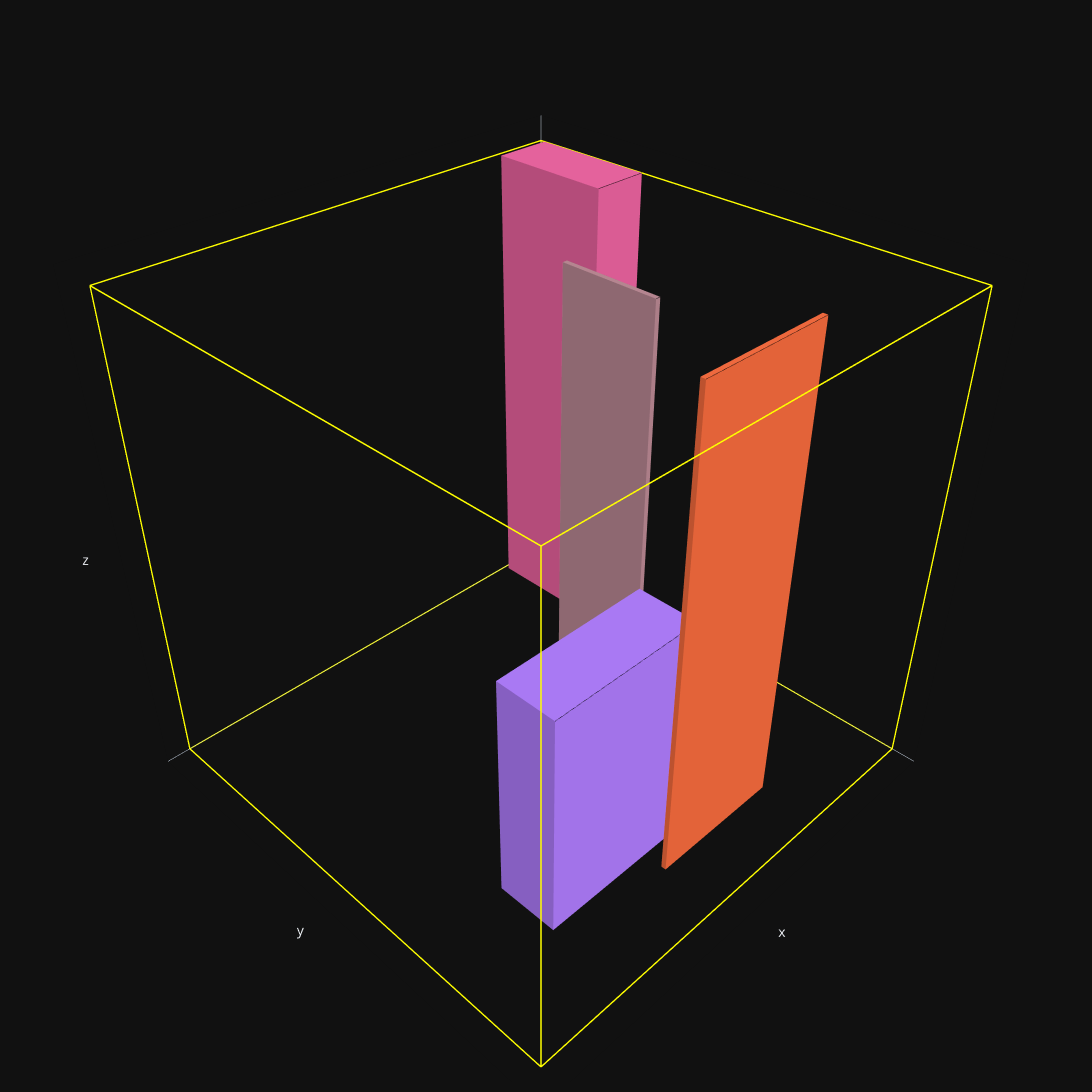

The notebook cell saved with this chart:
### Code cell
from plotly_gif import GIF
import tqdm
gif = GIF(gif_name="random_rollout2.gif", gif_path="D:\\作业\\大三上\\机器学习\\ML-proj-BPP\\gifs")

box_size,t=boxes_generator([100, 100, 100])
#Environment initialization

env = make(
        "PackingEnv-v0",
        container_size=[100, 100, 100],
        box_sizes=box_size,
        num_visible_boxes=1,
        random_boxes=True,
    )
obs = env.reset()

# Rollout of random actions
for step_num in tqdm.tqdm(range(80)):

    action_mask = env.action_masks()
    action = env.action_space.sample(mask=action_mask)
    obs, reward, done, info = env.step(action)
    if done:
        break

print(len(env.initial_boxes))
print(len(env.container.boxes))
fig = env.container.plot()
fig.show()

### Figure 1 — Plotly figure (JSON) as saved in the notebook; plotly's stock layout.template omitted (floating-point values rounded to 4 significant figures)
{"data": [{"line": {"color": "yellow", "width": 3}, "mode": "lines", "type": "scatter3d", "x": [0, 100], "y": [0, 0], "z": [0, 0]}, {"line": {"color": "yellow", "width": 3}, "mode": "lines", "type": "scatter3d", "x": [0, 0], "y": [0, 100], "z": [0, 0]}, {"line": {"color": "yellow", "width": 3}, "mode": "lines", "type": "scatter3d", "x": [0, 0], "y": [0, 0], "z": [0, 100]}, {"line": {"color": "yellow", "width": 3}, "mode": "lines", "type": "scatter3d", "x": [100, 100], "y": [0, 100], "z": [0, 0]}, {"line": {"color": "yellow", "width": 3}, "mode": "lines", "type": "scatter3d", "x": [100, 100], "y": [0, 0], "z": [0, 100]}, {"line": {"color": "yellow", "width": 3}, "mode": "lines", "type": "scatter3d", "x": [0, 100], "y": [100, 100], "z": [0, 0]}, {"line": {"color": "yellow", "width": 3}, "mode": "lines", "type": "scatter3d", "x": [0, 0], "y": [100, 100], "z": [0, 100]}, {"line": {"color": "yellow", "width": 3}, "mode": "lines", "type": "scatter3d", "x": [100, 100], "y": [100, 100], "z": [0, 100]}, {"line": {"color": "yellow", "width": 3}, "mode": "lines", "type": "scatter3d", "x": [0, 100], "y": [0, 0], "z": [100, 100]}, {"line": {"color": "yellow", "width": 3}, "mode": "lines", "type": "scatter3d", "x": [0, 0], "y": [0, 100], "z": [100, 100]}, {"line": {"color": "yellow", "width": 3}, "mode": "lines", "type": "scatter3d", "x": [100, 100], "y": [0, 100], "z": [100, 100]}, {"line": {"color": "yellow", "width": 3}, "mode": "lines", "type": "scatter3d", "x": [0, 100], "y": [100, 100], "z": [100, 100]}, {"color": "#E15F99", "flatshading": true, "i": [1, 2, 5, 6, 1, 4, 3, 6, 1, 7, 0, 6], "j": [0, 3, 4, 7, 0, 5, 2, 7, 3, 5, 2, 4], "k": [2, 1, 6, 5, 4, 1, 6, 3, 7, 1, 6, 0], "opacity": 1, "type": "mesh3d", "x": [0, 12, 0, 12, 0, 12, 0, 12], "y": [1, 1, 27, 27, 1, 1, 27, 27], "z": [0, 0, 0, 0, 100, 100, 100, 100]}, {"line": {"color": "black", "width": 0}, "mode": "lines", "type": "scatter3d", "x": [0, 12], "y": [27, 27], "z": [100, 100]}, {"color": "#B2828D", "flatshading": true, "i": [1, 2, 5, 6, 1, 4, 3, 6, 1, 7, 0, 6], "j": [0, 3, 4, 7, 0, 5, 2, 7, 3, 5, 2, 4], "k": [2, 1, 6, 5, 4, 1, 6, 3, 7, 1, 6, 0], "opacity": 1, "type": "mesh3d", "x": [40, 41, 40, 41, 40, 41, 40, 41], "y": [46, 46, 66, 66, 46, 46, 66, 66], "z": [0, 0, 0, 0, 100, 100, 100, 100]}, {"line": {"color": "black", "width": 0}, "mode": "lines", "type": "scatter3d", "x": [40, 41], "y": [66, 66], "z": [100, 100]}, {"color": "#A777F1", "flatshading": true, "i": [1, 2, 5, 6, 1, 4, 3, 6, 1, 7, 0, 6], "j": [0, 3, 4, 7, 0, 5, 2, 7, 3, 5, 2, 4], "k": [2, 1, 6, 5, 4, 1, 6, 3, 7, 1, 6, 0], "opacity": 1, "type": "mesh3d", "x": [46, 80, 46, 80, 46, 80, 46, 80], "y": [70, 70, 83, 83, 70, 70, 83, 83], "z": [0, 0, 0, 0, 49, 49, 49, 49]}, {"line": {"color": "black", "width": 0}, "mode": "lines", "type": "scatter3d", "x": [46, 80], "y": [83, 83], "z": [49, 49]}, {"color": "#EB663B", "flatshading": true, "i": [1, 2, 5, 6, 1, 4, 3, 6, 1, 7, 0, 6], "j": [0, 3, 4, 7, 0, 5, 2, 7, 3, 5, 2, 4], "k": [2, 1, 6, 5, 4, 1, 6, 3, 7, 1, 6, 0], "opacity": 1, "type": "mesh3d", "x": [27, 56, 27, 56, 27, 56, 27, 56], "y": [87, 87, 88, 88, 87, 87, 88, 88], "z": [0, 0, 0, 0, 100, 100, 100, 100]}, {"line": {"color": "black", "width": 0}, "mode": "lines", "type": "scatter3d", "x": [27, 56], "y": [88, 88], "z": [100, 100]}], "layout": {"height": 1200, "margin": {"b": 10, "l": 10, "r": 20, "t": 10}, "scene": {"aspectmode": "cube", "camera": {"center": {"x": 0, "y": 0, "z": 0}, "eye": {"x": 1.25, "y": 1.25, "z": 1.25}, "up": {"x": 0, "y": 0, "z": 1}}, "xaxis": {"nticks": 102, "range": [0, 105], "showgrid": false, "showticklabels": false}, "yaxis": {"nticks": 102, "range": [0, 105], "showgrid": false, "showticklabels": false}, "zaxis": {"nticks": 102, "range": [0, 105], "showgrid": false, "showticklabels": false}}, "showlegend": false, "width": 1200}}
